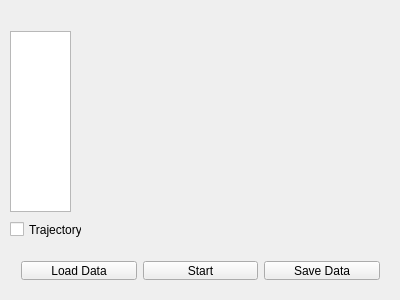
<?xml version="1.0" encoding="UTF-8"?>
<ui version="4.0">
 <class>Widget</class>
 <widget class="QWidget" name="Widget">
  <property name="geometry">
   <rect>
    <x>0</x>
    <y>0</y>
    <width>400</width>
    <height>300</height>
   </rect>
  </property>
  <property name="maximumSize">
   <size>
    <width>400</width>
    <height>300</height>
   </size>
  </property>
  <property name="windowTitle">
   <string>Widget</string>
  </property>
  <widget class="QCustomPlot" name="widget" native="true">
   <property name="geometry">
    <rect>
     <x>90</x>
     <y>10</y>
     <width>291</width>
     <height>221</height>
    </rect>
   </property>
  </widget>
  <widget class="QWidget" name="horizontalLayoutWidget">
   <property name="geometry">
    <rect>
     <x>10</x>
     <y>250</y>
     <width>381</width>
     <height>41</height>
    </rect>
   </property>
   <layout class="QHBoxLayout" name="horizontalLayout">
    <item>
     <widget class="QPushButton" name="pushButton_2">
      <property name="text">
       <string>Load Data</string>
      </property>
     </widget>
    </item>
    <item>
     <widget class="QPushButton" name="pushButton">
      <property name="text">
       <string>Start</string>
      </property>
     </widget>
    </item>
    <item>
     <widget class="QPushButton" name="pushButton_3">
      <property name="text">
       <string>Save Data</string>
      </property>
     </widget>
    </item>
   </layout>
  </widget>
  <widget class="QListWidget" name="listWidget">
   <property name="geometry">
    <rect>
     <x>10</x>
     <y>31</y>
     <width>61</width>
     <height>181</height>
    </rect>
   </property>
  </widget>
  <widget class="QCheckBox" name="checkBox">
   <property name="geometry">
    <rect>
     <x>10</x>
     <y>220</y>
     <width>72</width>
     <height>19</height>
    </rect>
   </property>
   <property name="text">
    <string>Trajectory</string>
   </property>
  </widget>
 </widget>
 <layoutdefault spacing="6" margin="11"/>
 <customwidgets>
  <customwidget>
   <class>QCustomPlot</class>
   <extends>QWidget</extends>
   <header>qcustomplot.h</header>
   <container>1</container>
  </customwidget>
 </customwidgets>
 <resources/>
 <connections/>
</ui>
